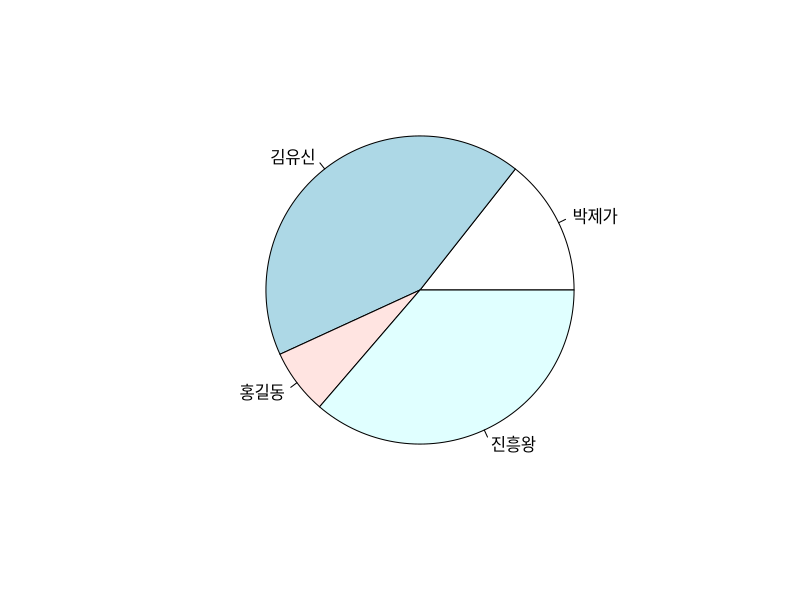
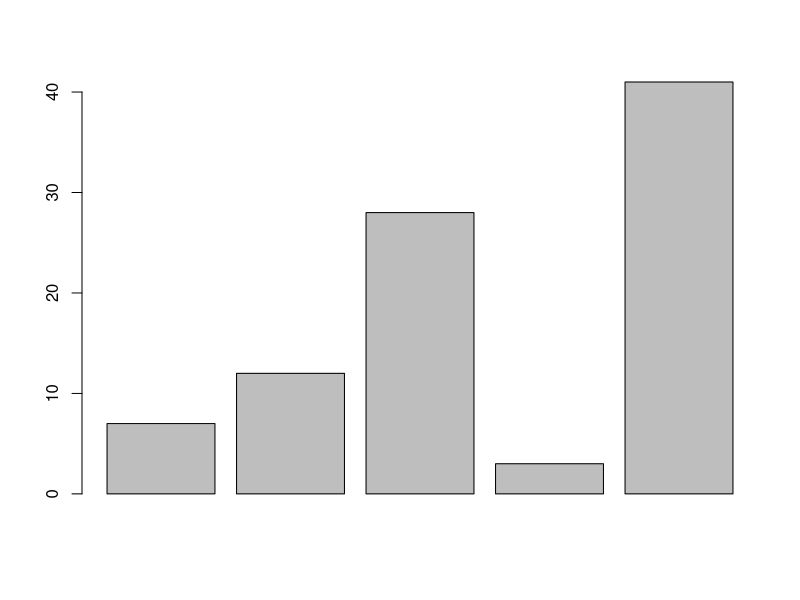
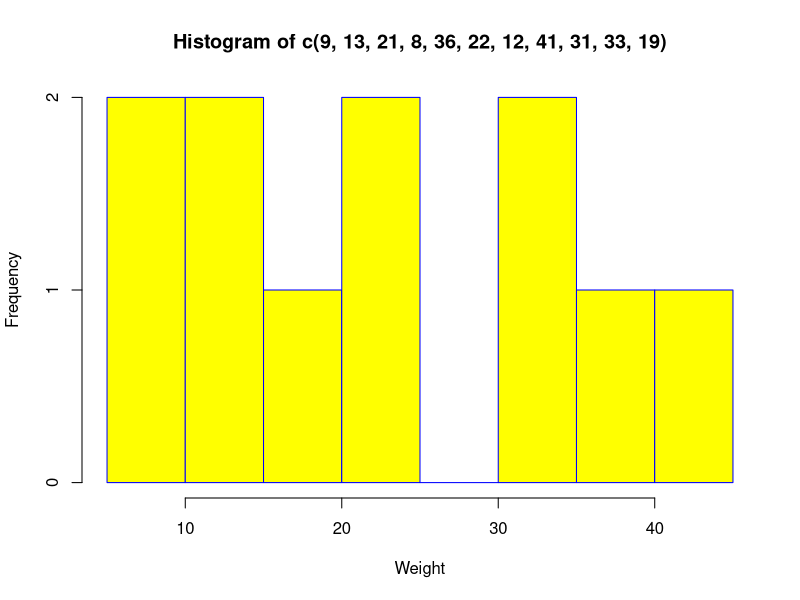
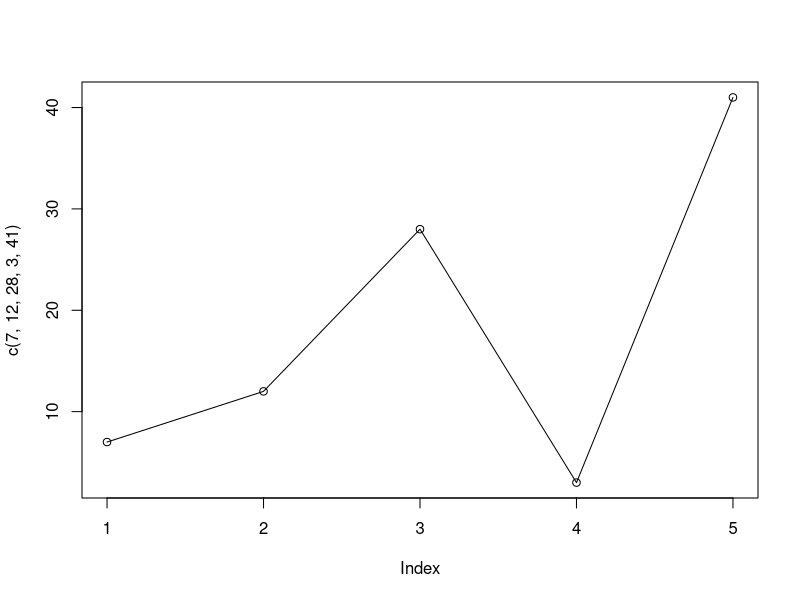
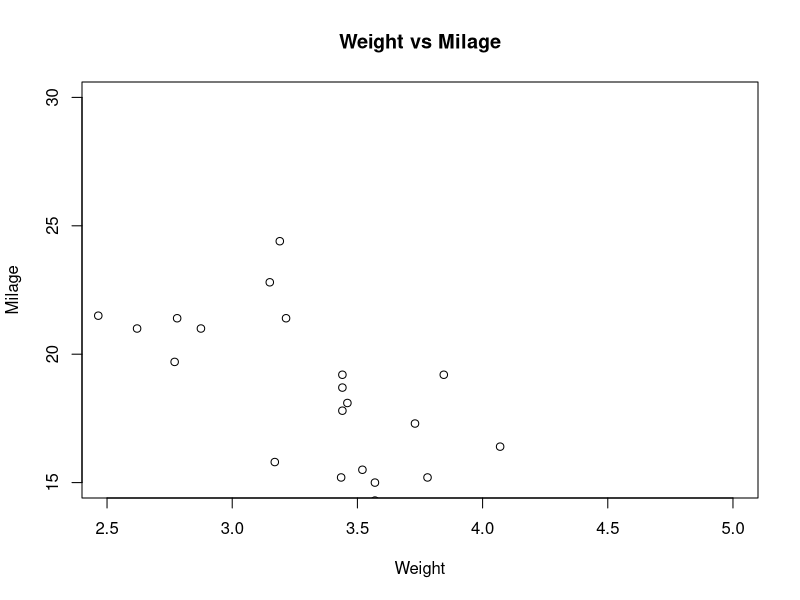
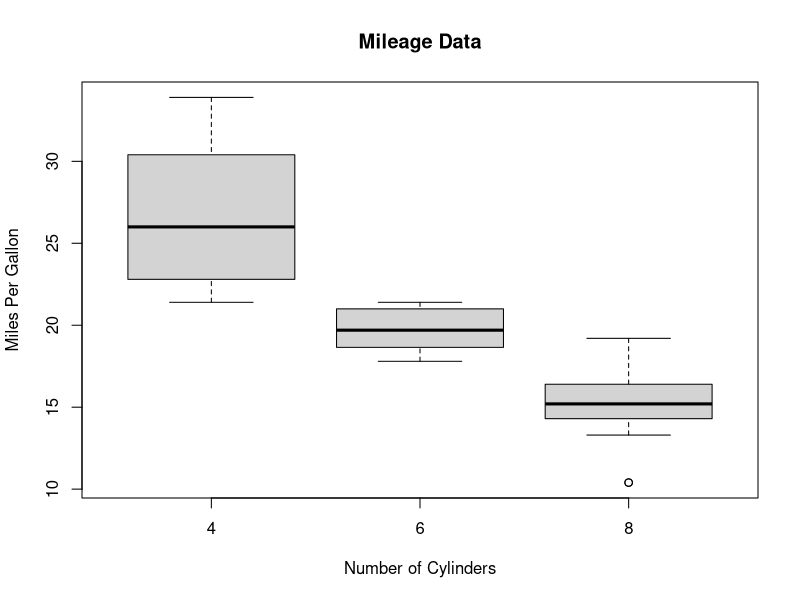

The R source for these figures, in order:
grade<-function(name,kor,eng,math){
  x<-c(kor,eng,math)
  return (list(name =name,
               sum =sum(x),
               mean = mean(x),
               grade = switch(
    toString(mean(x)%/%10),
    '10' = 'A',
    '9' = 'A',
    '8' = 'B',
    '7' = 'C',
    '6' = 'D',
    '5' = 'E',
    '4' = 'F',
    '3' = 'F',
    '2' = 'F',
    '1' = 'F'
  )))
}

park<-grade('박제가',70,70,70)
kim<-grade('김유신',95,95,95)
hong<-grade('홍길동',100,100,100)
jin<-grade('진흥왕',54,54,54)
che<-grade('최참판',18,18,18)


class(park$name)
class(park$sum)
class(park$mean)
class(park$grade)

##data frame만들기
grade.table <- data.frame(
  이름=c(park$name,kim$name,hong$name,jin$name,che$name),
  합계=c(park$sum,kim$sum,hong$sum,jin$sum,che$sum),
  평균=c(park$mean,kim$mean,hong$mean,jin$mean,che$mean),
  등급=c(park$grade,kim$grade,hong$grade,jin$grade,che$grade),
  stringsAsFactors = FALSE                            
  )
print(grade.table)

##frame에서 이름과 합계만 가져오기
res<-data.frame(grade.table$이름, grade.table$합계)
print(res)





#파이 차트
x <- c(21, 62, 10, 53)
labels <- c(park$name, kim$name, hong$name, jin$name,che$name)
pie(x,labels)

##바 차트
barplot(c(7,12,28,3,41))


##히스토그램
hist(c(9,13,21,8,36,22,12,41,31,33,19),xlab = "Weight",col = "yellow",border = "blue")

#라인 차트
plot(c(7,12,28,3,41),type = "o")

##산포도
input <- mtcars[,c('wt','mpg')]
print(input)
plot(x = input$wt,y = input$mpg,
     xlab = "Weight",
     ylab = "Milage",
     xlim = c(2.5,5),
     ylim = c(15,30),		 
     main = "Weight vs Milage"
)

##주식차트
input <- mtcars[,c('mpg','cyl')]
print(head(input))
boxplot(mpg ~ cyl, data = mtcars, xlab = "Number of Cylinders",
        ylab = "Miles Per Gallon", main = "Mileage Data")

